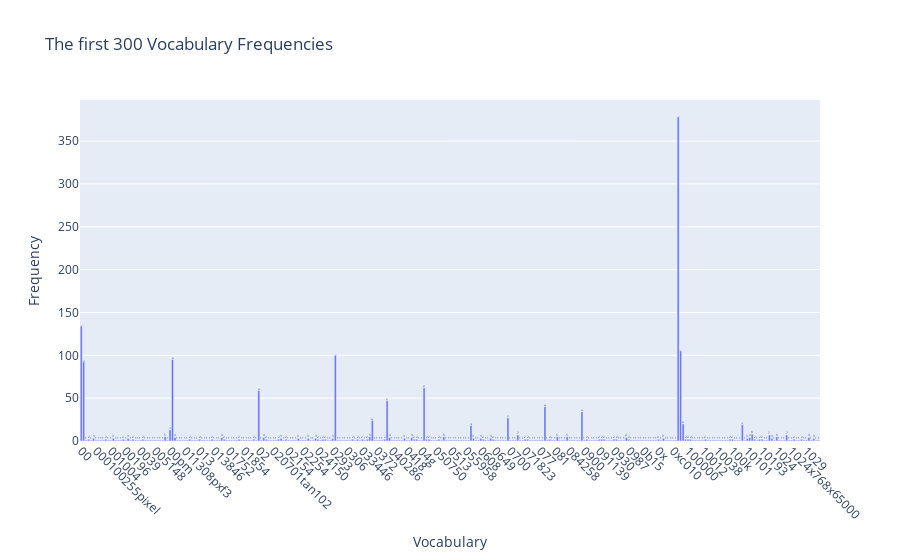

Source (notebook cell):
### Markdown cell above
### ** >>> Exercise 13 (take home) **
If you want a nicer interactive visualization here, I would encourage you try to install and use plotly to achieve this.

### Code cell
# Answer here

import plotly.express as px

term_frequencies = np.asarray(X_counts.sum(axis=0))[0]

data = pd.DataFrame({
    'Vocabulary': count_vect.get_feature_names_out()[:300],
    'Frequency': term_frequencies[:300]
})

fig = px.bar(data, x = 'Vocabulary', y = 'Frequency', text = 'Frequency', title = 'The first 300 Vocabulary Frequencies')
fig.update_traces(texttemplate='%{text}', textposition='outside')
fig.update_layout(xaxis_tickangle=45)
fig.show()

# x -> the value in x-axis is data['Vocabulary'].
# y -> the value in y-axis is data['Frequency'].
# text -> the text on the each bat is data['Frequency'].
# You can use the button on the up-right to zoom in or zoom out, or select the region which you interesting and it will be zoom in.

### Figure 1 — Plotly figure (JSON) as saved in the notebook; plotly's stock layout.template omitted (floating-point values rounded to 4 significant figures; data arrays with more than 128 entries replaced by an {"elided": "..."} marker saying what was removed)
{"data": [{"alignmentgroup": "True", "hovertemplate": "Vocabulary=%{x}<br>Frequency=%{text}<extra></extra>", "legendgroup": "", "marker": {"color": "#636efa", "pattern": {"shape": ""}}, "name": "", "offsetgroup": "", "orientation": "v", "showlegend": false, "text": {"elided": "300 int values"}, "textposition": "outside", "texttemplate": "%{text}", "type": "bar", "x": {"elided": "300 str values"}, "xaxis": "x", "y": {"elided": "300 int values"}, "yaxis": "y"}], "layout": {"barmode": "relative", "legend": {"tracegroupgap": 0}, "title": {"text": "The first 300 Vocabulary Frequencies"}, "xaxis": {"anchor": "y", "domain": [0, 1], "tickangle": 45, "title": {"text": "Vocabulary"}}, "yaxis": {"anchor": "x", "domain": [0, 1], "title": {"text": "Frequency"}}}}
